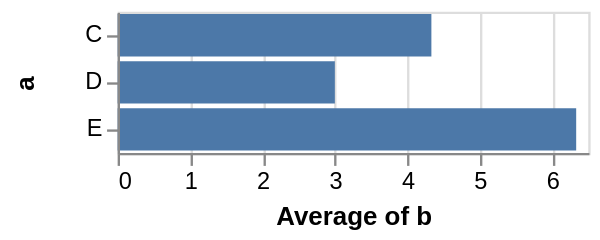

The Vega-Lite source for this figure:
### Vega specification from a JSON file in a GitHub repository (floating-point values rounded to 4 significant figures)
{"$schema": "https://vega.github.io/schema/vega/v5.json", "autosize": "pad", "padding": 5, "width": 200, "style": "cell", "data": [{"name": "source_0", "values": [{"a": "C", "b": 2}, {"a": "C", "b": 7}, {"a": "C", "b": 4}, {"a": "D", "b": 1}, {"a": "D", "b": 2}, {"a": "D", "b": 6}, {"a": "E", "b": 8}, {"a": "E", "b": 4}, {"a": "E", "b": 7}]}, {"name": "data_0", "source": "source_0", "transform": [{"type": "aggregate", "groupby": ["a"], "ops": ["average"], "fields": ["b"], "as": ["average_b"]}]}], "signals": [{"name": "y_step", "value": 20}, {"name": "height", "update": "bandspace(domain('y').length, 0.1, 0.05) * y_step"}], "marks": [{"name": "marks", "type": "rect", "style": ["bar"], "from": {"data": "data_0"}, "encode": {"update": {"fill": [{"test": "datum[\"average_b\"] === null || isNaN(datum[\"average_b\"])", "value": null}, {"value": "#4c78a8"}], "tooltip": {"signal": "{\"a\": ''+datum[\"a\"], \"Average of b\": format(datum[\"average_b\"], \"\")}"}, "x": {"scale": "x", "field": "average_b"}, "x2": {"scale": "x", "value": 0}, "y": {"scale": "y", "field": "a"}, "height": {"scale": "y", "band": true}}}}], "scales": [{"name": "x", "type": "linear", "domain": {"data": "data_0", "field": "average_b"}, "range": [0, {"signal": "width"}], "nice": true, "zero": true}, {"name": "y", "type": "band", "domain": {"data": "data_0", "field": "a", "sort": true}, "range": {"step": {"signal": "y_step"}}, "paddingInner": 0.1, "paddingOuter": 0.05}], "axes": [{"scale": "x", "orient": "bottom", "grid": false, "title": "Average of b", "labelFlush": true, "labelOverlap": true, "tickCount": {"signal": "ceil(width/40)"}, "zindex": 1}, {"scale": "x", "orient": "bottom", "gridScale": "y", "grid": true, "tickCount": {"signal": "ceil(width/40)"}, "domain": false, "labels": false, "maxExtent": 0, "minExtent": 0, "ticks": false, "zindex": 0}, {"scale": "y", "orient": "left", "grid": false, "title": "a", "zindex": 1}], "config": {"axisY": {"minExtent": 30}}}
